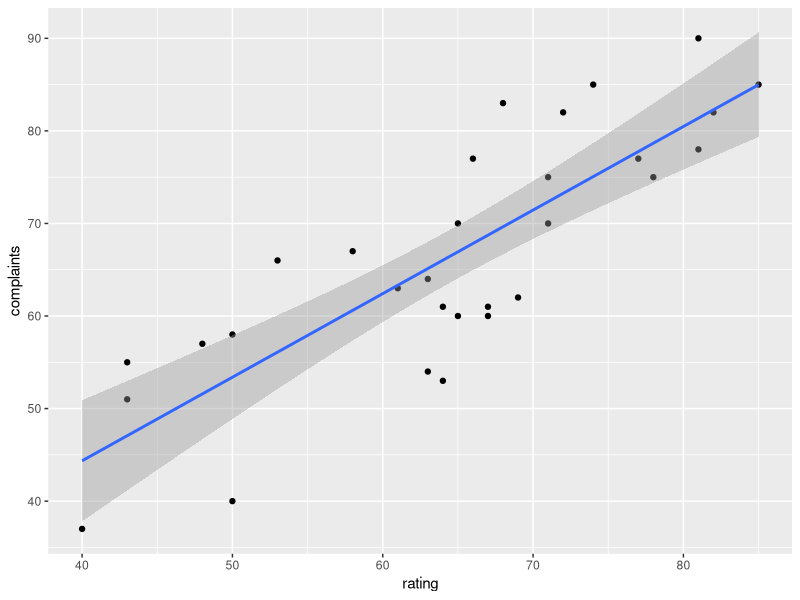
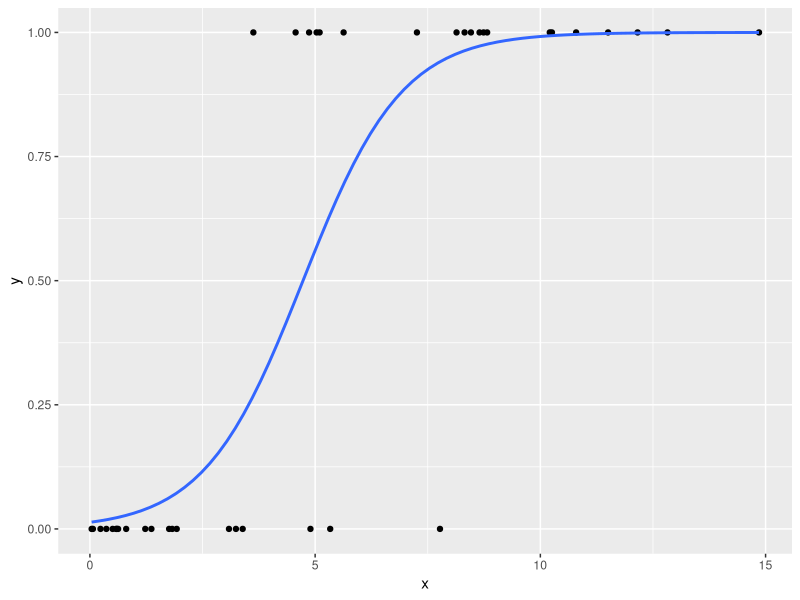
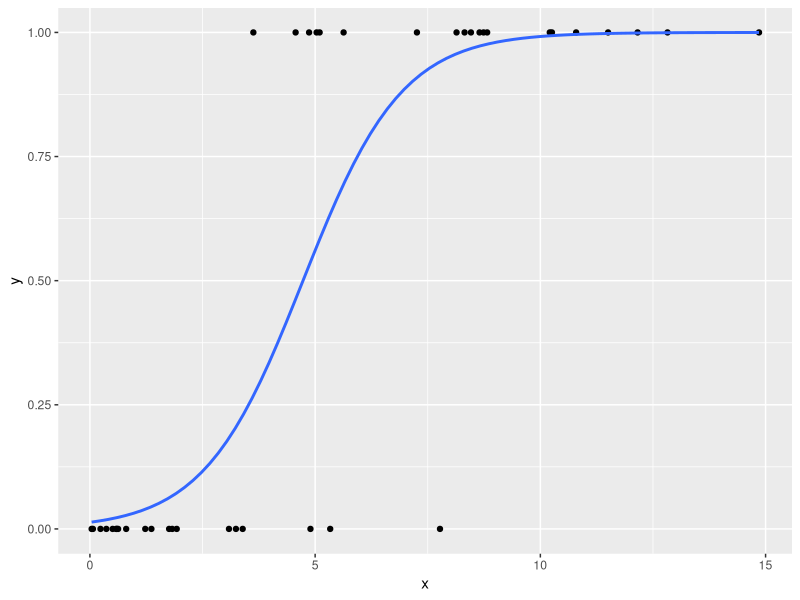

The R script that drew these images, in order:
## ---- chunk 1
library(tidyverse)
library(datasets)
## ---- chunk 2
datasets::attitude
ggplot(attitude, aes(rating, complaints))+
  geom_point()+
  geom_smooth(method = 'lm')
## ---- chunk 3
set.seed(123)
df <- tibble(x = c(rchisq(20, 2),rchisq(20, 10)), y = rep(c(0,1), each=20))

ggplot(df, aes(x, y))+
  geom_point()+
  geom_smooth(method = "glm", 
    method.args = list(family = "binomial"), 
    se = FALSE)
## ---- chunk 4
set.seed(123)
df <- tibble(x = c(rchisq(20, 2),rchisq(20, 10)), y = rep(c(0,1), each=20))

ggplot(df, aes(x, y))+
  geom_point()+
  geom_smooth(method = "glm", 
    method.args = list(family = "binomial"), 
    se = FALSE)
## ---- chunk 5
iris
